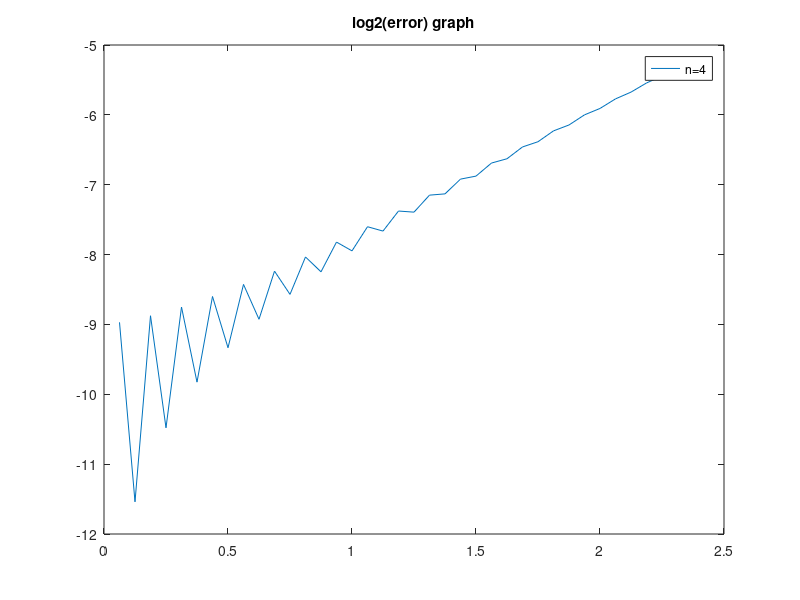

This figure's MATLAB source:
% clear all
% clc

n=16;
h=1/n;
xn=[0:h:2.25];
lambda=1;
y1(1)=1; %initial value
y1(2)=y1(1)+lambda*h*y1(1); %Euler method

for i=2:length(xn)-1
    y1(i+1) = y1(i-1)+2*h*lambda*y1(i); %mid point method 
end

%exact solution 
Y1 = @(x) exp(lambda*x);

result=[xn; y1; Y1(xn) ;Y1(xn)-y1];
error=abs(Y1(xn)-y1);

%print
h
formatSpec='xn = %.2f \t\t y_n = %1.4f \t\t realY = %1.4f \t\t error=%1.4f \n';
fprintf(formatSpec, result)



plot(xn, log2(error))
hold on 
% plot(xn, Y1(xn))
legend('n=4','n=8', 'n=16')
title('log2(error) graph')
% hold off